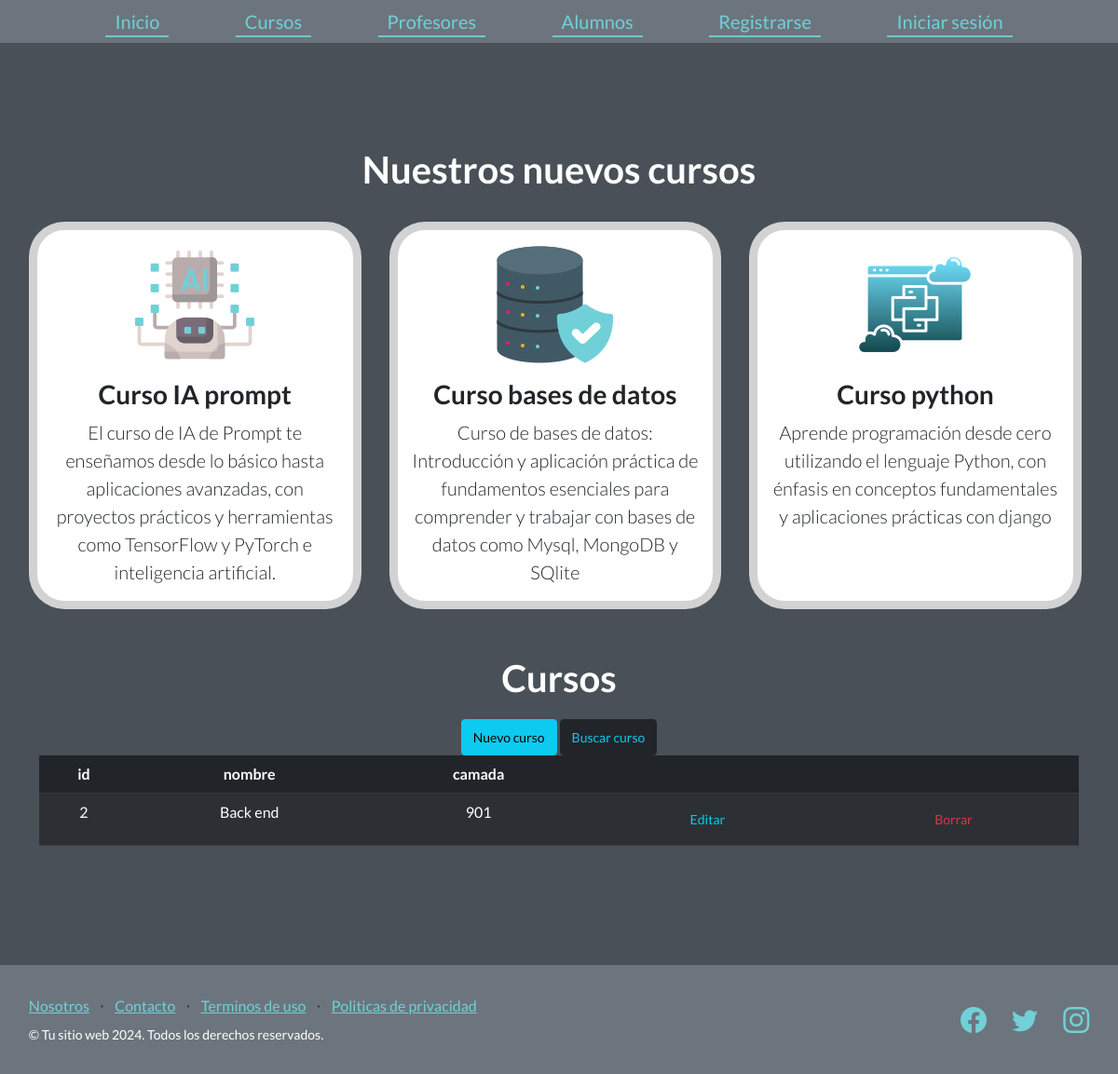
/ver_cursos, run on an earlier commit of the app's database.
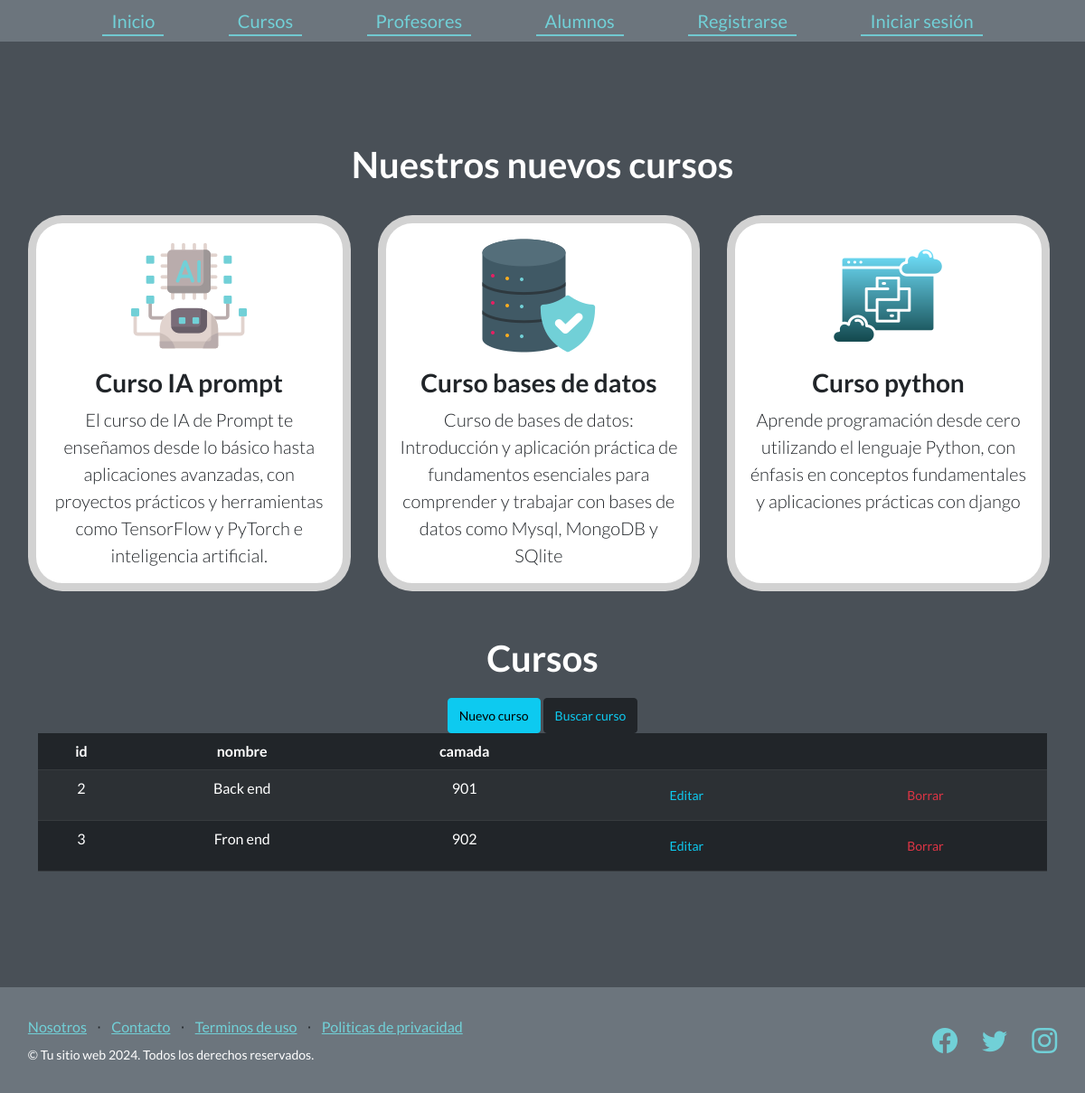
And on a later commit of the database.
### AppCoder/models.py (models this page shows, shortened)
class Curso(models.Model):
    nombre = models.CharField(max_length=40)
    camada = models.IntegerField()

### AppCoder/views.py (the view)
# urls.py: path("ver_cursos", views.ver_cursos , name="ver_cursos"),
def ver_cursos(request):
    cursos = Curso.objects.all()
    dicc = {"cursos": cursos}
    plantilla = loader.get_template("cursos.html")
    documento = plantilla.render(dicc)
    return HttpResponse(documento)

### AppCoder/template/cursos.html
{% extends "padre.html" %}
{% load static %}
{% block contenido %}
    <section class="features-icons text-center">
        <div class="campo letra-formulario">
            <h1>Nuestros nuevos cursos</h1>
        </div><br>
        <div class="container">
            <div class="row">
                <div class="card col-lg-4">
                    <div class="features-icons-item mx-auto mb-5 mb-lg-0 mb-lg-3">
                        <div class="features-icons-icon d-flex"><img class="bi-layers m-auto text-primary" src="static/AppCoder/assets/img/asistente-de-ai.png" alt=""></div><br><br>
                        <h3>Curso IA prompt</h3>
                        <p class="lead mb-0">
                            El curso de IA de Prompt te enseñamos desde lo básico hasta aplicaciones avanzadas, con proyectos prácticos y herramientas como TensorFlow y PyTorch e inteligencia artificial.</p>
                    </div>
                </div>
                <div class="card col-lg-4">
                    <div class="features-icons-item mx-auto mb-5 mb-lg-0 mb-lg-3">
                        <div class="features-icons-icon d-flex"><img class="bi-layers m-auto text-primary" src="static/AppCoder/assets/img/base-de-datos.png" alt=""></i></div><br><br>
                        <h3>Curso bases de datos</h3>
                        <p class="lead mb-0">
                            Curso de bases de datos: Introducción y aplicación práctica de fundamentos esenciales para comprender y trabajar con bases de datos como Mysql, MongoDB y SQlite</p>
                    </div>
                </div>
                <div class="card col-lg-4">
                    <div class="features-icons-item mx-auto mb-0 mb-lg-3">
                        <div class="features-icons-icon d-flex"><img class="bi-layers m-auto text-primary" src="static/AppCoder/assets/img/python.png" alt=""></div><br><br>
                        <h3>Curso python</h3>
                        <p class="lead mb-0">
                            Aprende programación desde cero utilizando el lenguaje Python, con énfasis en conceptos fundamentales y aplicaciones prácticas con django</p>
                    </div>
                </div>
            </div>
        </div>
        <div class="container">
            <h1 class="text-xl-center title margen-lados letra-formulario">Cursos</h2>
            <a href="alta_curso" class="btn btn-info btn-sm">Nuevo curso</a>
            <a href="buscar_curso" class="btn btn-dark text-info btn-sm">Buscar curso</a>
            <table class="table table-striped table-dark">
                <thead>
                    <tr>
                        <th>id</th>
                        <th>nombre</th>
                        <th>camada</th>
                        <th></th>
                        <th></th>
                    </tr>
                </thead>
                <tbody>
                    {% for n in cursos %}
                    <tr>
                        <td> {{n.id}}</td>
                        <td>{{n.nombre}}</td>
                        <td>{{n.camada}}</td>
                        <td><a href="{% url 'editar_curso' n.id %}" class="btn text-info btn-sm" >Editar</a></td>
                        <td><a href="{% url 'elimina_curso' n.id %}" class="btn text-danger btn-sm">Borrar</a></td>
                    </tr>
                    {% endfor %}
                </tbody>
            </table>
        </div>
    </section>
{% endblock %}

What changed in the data, as far as the page shows it:
added Curso: id "3", nombre "Fron end", camada "902"
